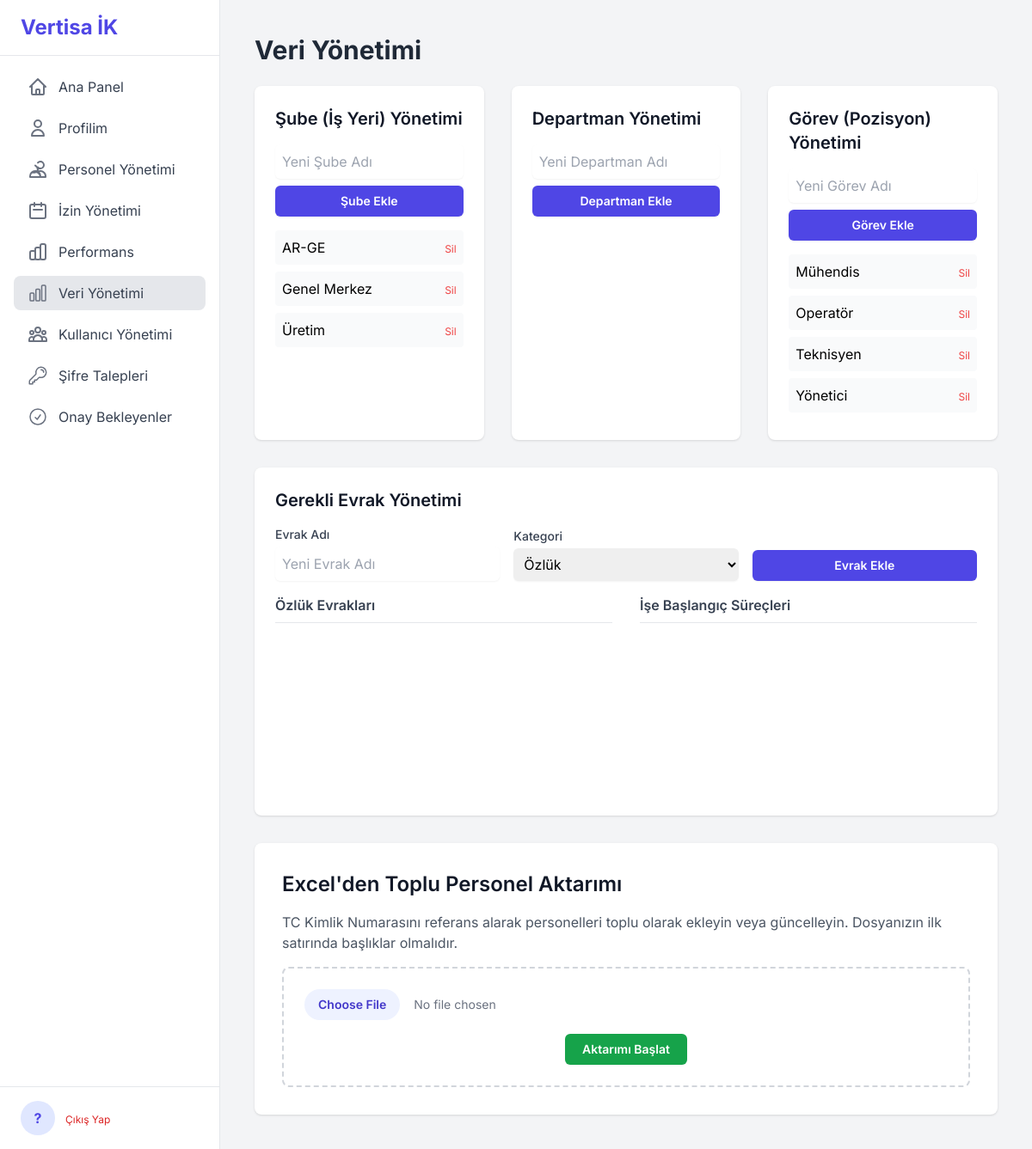
The app's page /data_management/ (signed in), older data.
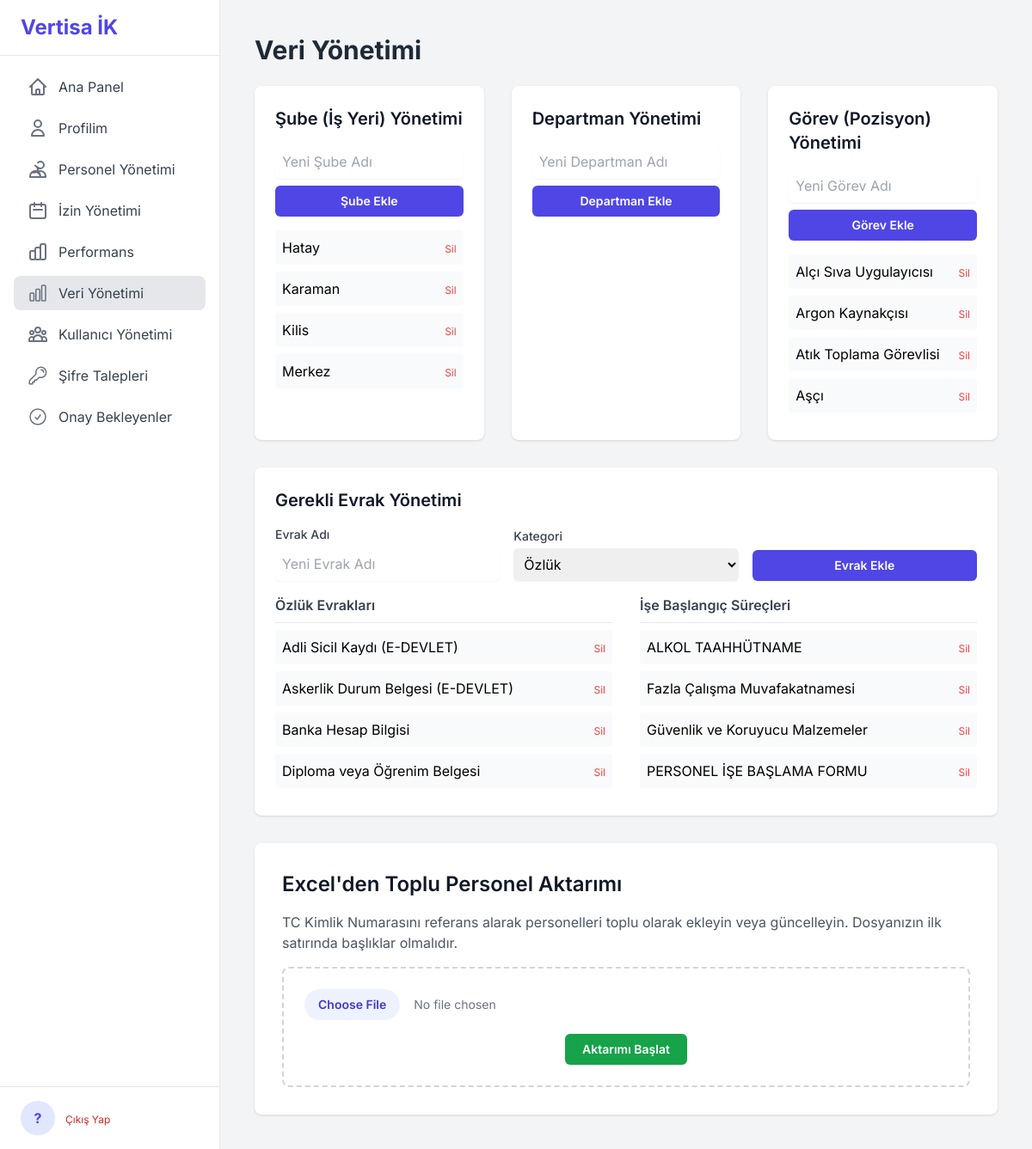
The same page, newer data.
### tables this page shows
CREATE TABLE subeler (id INTEGER PRIMARY KEY AUTOINCREMENT, sube_adi TEXT UNIQUE NOT NULL COLLATE NOCASE);

CREATE TABLE gorevler (id INTEGER PRIMARY KEY AUTOINCREMENT, gorev_adi TEXT UNIQUE NOT NULL COLLATE NOCASE);

CREATE TABLE evrak_tipleri (
        id INTEGER PRIMARY KEY AUTOINCREMENT,
        evrak_adi TEXT UNIQUE NOT NULL COLLATE NOCASE,
        kategori TEXT NOT NULL
    );

### app/data_management.py (the view, shortened to what this page needs)
@bp.route('/', methods=['GET', 'POST'])
@admin_required
def manage():
    db = g.db
    subeler = db.execute("SELECT * FROM subeler ORDER BY sube_adi").fetchall()
    departmanlar = db.execute("SELECT * FROM departmanlar ORDER BY departman_adi").fetchall()
    gorevler = db.execute("SELECT * FROM gorevler ORDER BY gorev_adi").fetchall()
    evrak_tipleri = db.execute("SELECT * FROM evrak_tipleri ORDER BY kategori, evrak_adi").fetchall()
    return render_template('data_management.html', subeler=subeler, departmanlar=departmanlar, gorevler=gorevler, evrak_tipleri=evrak_tipleri)

### app/auth.py (called while the page is built)
def admin_required(view):
    @wraps(view)
    def wrapped_view(**kwargs):
        if session.get('role') != 'admin':
            flash("Bu sayfaya erişim yetkiniz bulunmamaktadır.", "danger")
            return redirect(url_for('dashboard.index'))
        return view(**kwargs)
    return wrapped_view

### app/templates/data_management.html (shortened to what the changed rows need)
{% extends "base.html" %}
{% block content %}
<div class="flex justify-between items-center mb-6">
    <h1 class="text-3xl font-bold text-gray-800">Veri Yönetimi</h1>
</div>
<div class="space-y-8">
    <div class="grid grid-cols-1 lg:grid-cols-3 gap-8">
        <div class="bg-white rounded-lg shadow p-6">
            <h2 class="text-xl font-semibold text-gray-900 mb-4">Şube (İş Yeri) Yönetimi</h2>
            <ul class="space-y-2 h-48 overflow-y-auto">
                {% for sube in subeler %}
                <li class="flex justify-between items-center p-2 bg-gray-50 rounded">
                    <span>{{ sube.sube_adi }}</span>
                    <form action="{{ url_for('data_management.delete', entity='sube', entity_id=sube.id) }}" method="POST" onsubmit="return confirm('Bu şubeyi silmek istediğinizden emin misiniz?');">
                        <button type="submit" class="text-red-500 hover:text-red-700 text-xs">Sil</button>
                    </form>
                </li>
                {% endfor %}
            </ul>
        </div>
        <div class="bg-white rounded-lg shadow p-6">
            <h2 class="text-xl font-semibold text-gray-900 mb-4">Departman Yönetimi</h2>
        </div>
        <div class="bg-white rounded-lg shadow p-6">
            <h2 class="text-xl font-semibold text-gray-900 mb-4">Görev (Pozisyon) Yönetimi</h2>
            <ul class="space-y-2 h-48 overflow-y-auto">
                {% for gorev in gorevler %}
                <li class="flex justify-between items-center p-2 bg-gray-50 rounded">
                    <span>{{ gorev.gorev_adi }}</span>
                     <form action="{{ url_for('data_management.delete', entity='gorev', entity_id=gorev.id) }}" method="POST" onsubmit="return confirm('Bu görevi silmek istediğinizden emin misiniz?');">
                        <button type="submit" class="text-red-500 hover:text-red-700 text-xs">Sil</button>
                    </form>
                </li>
                {% endfor %}
            </ul>
        </div>
    </div>
    <div class="bg-white rounded-lg shadow p-6">
        <h2 class="text-xl font-semibold text-gray-900 mb-4">Gerekli Evrak Yönetimi</h2>
        <div class="grid grid-cols-1 md:grid-cols-2 gap-x-8">
            <div>
                <ul class="space-y-2 h-48 overflow-y-auto">
                    {% for evrak in evrak_tipleri %}{% if evrak.kategori == 'Özlük' %}
                    <li class="flex justify-between items-center p-2 bg-gray-50 rounded">
                        <span>{{ evrak.evrak_adi }}</span>
                        <form action="{{ url_for('data_management.delete', entity='evrak', entity_id=evrak.id) }}" method="POST" onsubmit="return confirm('Bu evrak tipini silmek istediğinizden emin misiniz?');">
                            <button type="submit" class="text-red-500 hover:text-red-700 text-xs">Sil</button>
                        </form>
                    </li>
                    {% endif %}{% endfor %}
                </ul>
            </div>
            <div>
                <ul class="space-y-2 h-48 overflow-y-auto">
                    {% for evrak in evrak_tipleri %}{% if evrak.kategori == 'İşe Başlangıç' %}
                    <li class="flex justify-between items-center p-2 bg-gray-50 rounded">
                        <span>{{ evrak.evrak_adi }}</span>
                        <form action="{{ url_for('data_management.delete', entity='evrak', entity_id=evrak.id) }}" method="POST" onsubmit="return confirm('Bu evrak tipini silmek istediğinizden emin misiniz?');">
                            <button type="submit" class="text-red-500 hover:text-red-700 text-xs">Sil</button>
                        </form>
                    </li>
                    {% endif %}{% endfor %}
                </ul>
            </div>
        </div>
    </div>
    <div class="bg-white rounded-lg shadow p-8">
        <h2 class="text-2xl font-semibold text-gray-900 mb-4">Excel'den Toplu Personel Aktarımı</h2>
    </div>
</div>
{% endblock %}

Row changes from the older to the newer data that the page shows:
no longer on this page (row edited): subeler: sube_adi "AR-GE"
no longer on this page (row edited): subeler: sube_adi "Genel Merkez"
no longer on this page (row edited): gorevler: gorev_adi "Mühendis"
no longer on this page (row edited): gorevler: gorev_adi "Operatör"
added subeler: sube_adi "Hatay"
added subeler: sube_adi "Karaman"
added subeler: sube_adi "Kilis"
changed subeler: sube_adi "Üretim" → "Merkez"
added gorevler: gorev_adi "Alçı Sıva Uygulayıcısı"
changed gorevler: gorev_adi "Teknisyen" → "Argon Kaynakçısı"
changed gorevler: gorev_adi "Yönetici" → "Atık Toplama Görevlisi"
added gorevler: gorev_adi "Aşçı"
added evrak_tipleri: evrak_adi "Adli Sicil Kaydı (E-DEVLET)", shown under "Özlük Evrakları"
added evrak_tipleri: evrak_adi "Askerlik Durum Belgesi (E-DEVLET)", shown under "Özlük Evrakları"
added evrak_tipleri: evrak_adi "Banka Hesap Bilgisi", shown under "Özlük Evrakları"
added evrak_tipleri: evrak_adi "Diploma veya Öğrenim Belgesi", shown under "Özlük Evrakları"
added evrak_tipleri: evrak_adi "ALKOL TAAHHÜTNAME", shown under "İşe Başlangıç Süreçleri"
added evrak_tipleri: evrak_adi "Fazla Çalışma Muvafakatnamesi", shown under "İşe Başlangıç Süreçleri"
added evrak_tipleri: evrak_adi "Güvenlik ve Koruyucu Malzemeler", shown under "İşe Başlangıç Süreçleri"
added evrak_tipleri: evrak_adi "PERSONEL İŞE BAŞLAMA FORMU", shown under "İşe Başlangıç Süreçleri"
